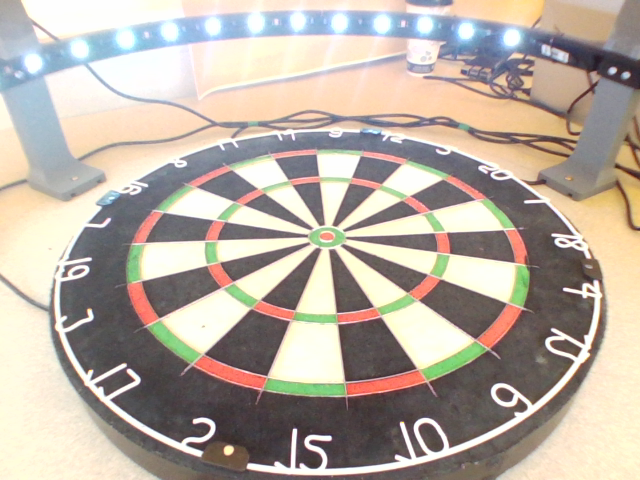
#> input picture Dartboard_1.png, 640 x 480 px, given in place of the camera
$ python Calibration.py   (older library calls are emulated)
#> lines starting #> are read from the running program, lines starting #| are printed output that depends on the picture; after the words box and inside, x2 and y2 are one past the last pixel; in counts of white or black regions, pixels touching at a corner belong together
### VideoCapture.py
# import the necessary packages
from threading import Thread
import cv2
#import cv2.cv as cv  -  ist veraltet

# function call:
# vs = VideoStream(src=0).start()
# frame = vs.read()


class VideoStream:
    def __init__(self, src=0):
        # initialize the video camera stream and read the first frame
        # from the stream
#> called with src = 2
        self.stream = cv2.VideoCapture(src)
        self.stream.set(cv2.CAP_PROP_FRAME_WIDTH, 800)
        self.stream.set(cv2.CAP_PROP_FRAME_HEIGHT, 600)
        (self.grabbed, self.frame) = self.stream.read()
#> self.frame is the input picture: shape (480, 640, 3); mean B, G, R 162.8, 174, 184.4

        # initialize the variable used to indicate if the thread should
        # be stopped
        self.stopped = False

    def start(self):
        # start the thread to read frames from the video stream
        Thread(target=self.update, args=()).start()
        return self

    def update(self):
        # keep looping infinitely until the thread is stopped
        while True:
            # if the thread indicator variable is set, stop the thread
            if self.stopped:
                return

            # otherwise, read the next frame from the stream
            (self.grabbed, self.frame) = self.stream.read()

    def read(self):
        # return the frame most recently read
        return self.grabbed, self.frame

    def stop(self):
        # indicate that the thread should be stopped
        self.stopped = True

### Classes.py
import math
import cv2


DEBUG = True


class Player:
    # [4 lines left out: function __init__, not called in this run]


class GUIDef:
    # [7 lines left out: function __init__, not called in this run]


class DartDef:
    # [6 lines left out: function __init__, not called in this run]


class EllipseDef:
    def __init__(self):
        self.a = -1
        self.b = -1
        self.x = -1
        self.y = -1
        self.angle = -1


#For file IO
class CalibrationData:
    def __init__(self):
        #for perspective transform
        self.top = []
        self.bottom = []
        self.left = []
        self.right = []
        self.points = []
        #radii of the rings, there are 6 in total
        self.ring_radius = [14, 32, 194, 214, 320, 340] #eigener Ringradius einfügen
        self.center_dartboard = (400, 400)  #eigener Mittelpunkt einfügen
        self.sectorangle = 2 * math.pi / 20
        self.dstpoints = []
        self.transformation_matrix = []     #jede Kamera benötigt eigene Transformationsmatrix

### Calibration.py

import cv2                   #open cv2
#import cv2.cv as cv          #open cv
import time
import numpy as np
from threading import Thread
from threading import Event
import sys
import math
import pickle
import os.path
from im2figure import *
from numpy.linalg import inv
from MathFunctions import *
from Classes import *
from Draw import *
from VideoCapture import VideoStream


DEBUG = False

ring_arr = []
winName3 = "hsv image colors?"
winName4 = "Calibration?"
winName5 = "Choose Ring"


def nothing(x):
    pass


# [89 lines left out: functions destinationPoint, transformation, manipulateTransformationPoints, not called in this run]


def autocanny(imCal):
    # apply automatic Canny edge detection using the computed median
    sigma = 0.33
    v = np.median(imCal)
    #lower = int(max(0, (1.0 - sigma) * v))
    #upper = int(min(255, (1.0 + sigma) * v))
    edged = cv2.Canny(imCal, 250, 255)

    return edged


def findEllipse(thresh2, image_proc_img):

    Ellipse = EllipseDef()

    contours, hierarchy = cv2.findContours(thresh2, 1, 2)

    minThresE = 200000/4
    maxThresE = 1000000/4

    ## contourArea threshold important -> make accessible
    for cnt in contours:
        try:  # threshold critical, change on demand?
            if minThresE < cv2.contourArea(cnt) < maxThresE:
                ellipse = cv2.fitEllipse(cnt)
                cv2.ellipse(image_proc_img, ellipse, (0, 255, 0), 2)

                x, y = ellipse[0]
                a, b = ellipse[1]
                angle = ellipse[2]

                center_ellipse = (x, y)

                a = a / 2
                b = b / 2

                cv2.ellipse(image_proc_img, (int(x), int(y)), (int(a), int(b)), int(angle), 0.0, 360.0,
                            cv2.RGB(255, 0, 0))
        # corrupted file
        except:
            print("error")
            return Ellipse, image_proc_img

    Ellipse.a = a
    Ellipse.b = b
    Ellipse.x = x
    Ellipse.y = y
    Ellipse.angle = angle
    return Ellipse, image_proc_img


def findSectorLines(edged, image_proc_img, angleZone1, angleZone2):
    p = []
    intersectp = []
    lines_seg = []
    counter = 0

    # fit line to find intersec point for dartboard center point
    lines = cv2.HoughLines(edged, 1, np.pi / 80, 100, 100)

    ## sector angles important -> make accessible
    for rho, theta in lines[0]:
        # split between horizontal and vertical lines (take only lines in certain range)
        if theta > np.pi / 180 * angleZone1[0] and theta < np.pi / 180 * angleZone1[1]:

            a = np.cos(theta)
            b = np.sin(theta)
            x0 = a * rho
            y0 = b * rho
            x1 = int(x0 + 2000 * (-b))
            y1 = int(y0 + 2000 * (a))
            x2 = int(x0 - 2000 * (-b))
            y2 = int(y0 - 2000 * (a))

            for rho1, theta1 in lines[0]:

                if theta1 > np.pi / 180 * angleZone2[0] and theta1 < np.pi / 180 * angleZone2[1]:

                    a = np.cos(theta1)
                    b = np.sin(theta1)
                    x0 = a * rho1
                    y0 = b * rho1
                    x3 = int(x0 + 2000 * (-b))
                    y3 = int(y0 + 2000 * (a))
                    x4 = int(x0 - 2000 * (-b))
                    y4 = int(y0 - 2000 * (a))

                    if y1 == y2 and y3 == y4:  # Horizontal Lines
                        diff = abs(y1 - y3)
                    elif x1 == x2 and x3 == x4:  # Vertical Lines
                        diff = abs(x1 - x3)
                    else:
                        diff = 0

                    if diff < 200 and diff is not 0:
                        continue

                    cv2.line(image_proc_img, (x1, y1), (x2, y2), (255, 0, 0), 1)
                    cv2.line(image_proc_img, (x3, y3), (x4, y4), (255, 0, 0), 1)

                    p.append((x1, y1))
                    p.append((x2, y2))
                    p.append((x3, y3))
                    p.append((x4, y4))

                    intersectpx, intersectpy = intersectLines(p[counter], p[counter + 1], p[counter + 2],
                                                              p[counter + 3])

                    # consider only intersection close to the center of the image
                    if intersectpx < 200 or intersectpx > 900 or intersectpy < 200 or intersectpy > 900:
                        continue

                    intersectp.append((intersectpx, intersectpy))

                    lines_seg.append([(x1, y1), (x2, y2)])
                    lines_seg.append([(x3, y3), (x4, y4)])

                    cv2.line(image_proc_img, (x1, y1), (x2, y2), (255, 0, 0), 1)
                    cv2.line(image_proc_img, (x3, y3), (x4, y4), (255, 0, 0), 1)

                    # point offset
                    counter = counter + 4

    return lines_seg, image_proc_img


def ellipse2circle(Ellipse):
    angle = (Ellipse.angle) * math.pi / 180
    x = Ellipse.x
    y = Ellipse.y
    a = Ellipse.a
    b = Ellipse.b

    # build transformation matrix http://math.stackexchange.com/questions/619037/circle-affine-transformation
    R1 = np.array([[math.cos(angle), math.sin(angle), 0], [-math.sin(angle), math.cos(angle), 0], [0, 0, 1]])
    R2 = np.array([[math.cos(angle), -math.sin(angle), 0], [math.sin(angle), math.cos(angle), 0], [0, 0, 1]])

    T1 = np.array([[1, 0, -x], [0, 1, -y], [0, 0, 1]])
    T2 = np.array([[1, 0, x], [0, 1, y], [0, 0, 1]])

    D = np.array([[1, 0, 0], [0, a / b, 0], [0, 0, 1]])

    M = T2.dot(R2.dot(D.dot(R1.dot(T1))))

    return M


def getEllipseLineIntersection(Ellipse, M, lines_seg):
    center_ellipse = (Ellipse.x, Ellipse.y)
    circle_radius = Ellipse.a
    M_inv = np.linalg.inv(M)

    # find line circle intersection and use inverse transformation matrix to transform it back to the ellipse
    intersectp_s = []
    for lin in lines_seg:
        line_p1 = M.dot(np.transpose(np.hstack([lin[0], 1])))
        line_p2 = M.dot(np.transpose(np.hstack([lin[1], 1])))
        inter1, inter_p1, inter2, inter_p2 = intersectLineCircle(np.asarray(center_ellipse), circle_radius,
                                                                 np.asarray(line_p1), np.asarray(line_p2))
        if inter1:
            inter_p1 = M_inv.dot(np.transpose(np.hstack([inter_p1, 1])))
            if inter2:
                inter_p2 = M_inv.dot(np.transpose(np.hstack([inter_p2, 1])))
                intersectp_s.append(inter_p1)
                intersectp_s.append(inter_p2)

    return intersectp_s


def getTransformationPoints(image_proc_img, mount):

#> called with mount = 'right'
    imCalHSV = cv2.cvtColor(image_proc_img, cv2.COLOR_BGR2HSV)
#> imCalHSV: shape (480, 640, 3); mean H, S, V 54.8, 41.6, 189.7
    kernel = np.ones((5, 5), np.float32) / 25
    blur = cv2.filter2D(imCalHSV, -1, kernel)
#> blur: shape (480, 640, 3); mean H, S, V 54.8, 41.6, 189.7
    h, s, imCal = cv2.split(blur)
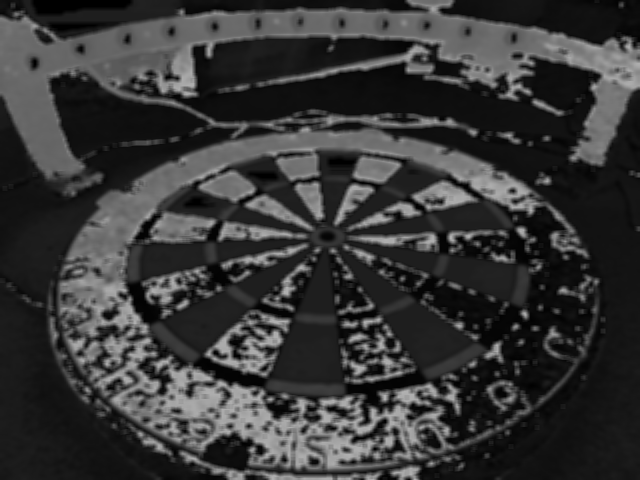
#> h: shape (480, 640); min 0, max 177, mean 54.8
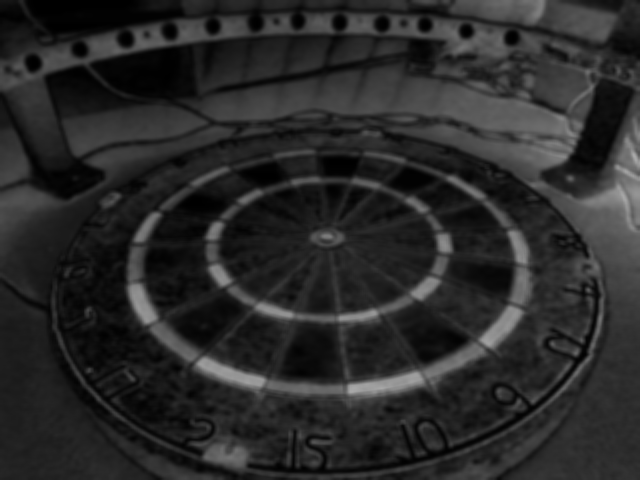
#> s: shape (480, 640); min 0, max 170, mean 41.6
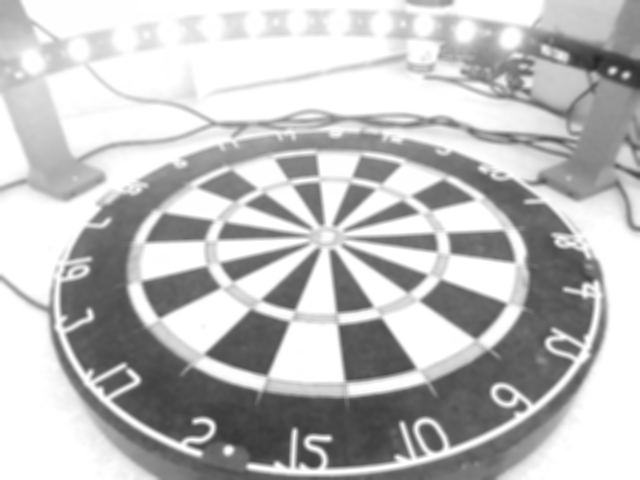
#> imCal: shape (480, 640); min 39, max 255, mean 189.7

    ## threshold important -> make accessible
    #ret, thresh = cv2.threshold(imCal, 140, 255, cv2.THRESH_BINARY_INV)
    ret, thresh = cv2.threshold(imCal, 0, 255, cv2.THRESH_BINARY + cv2.THRESH_OTSU)
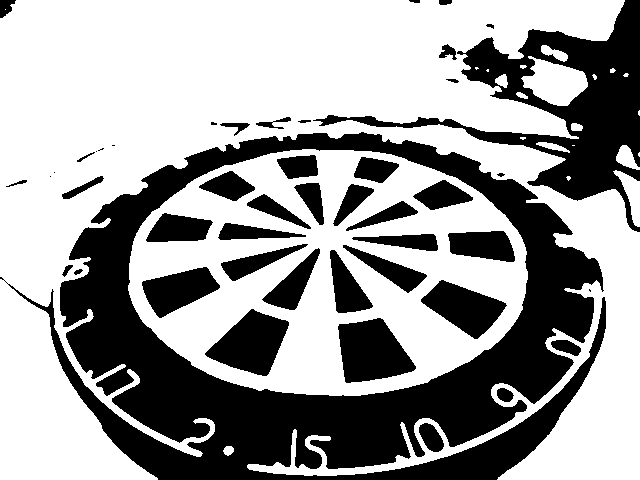
#> thresh: shape (480, 640); 61.9% white; 47 black regions (7 under 20 px), largest, box (x1, y1, x2, y2) and area: (0, 132, 606, 480) 69295, (313, 0, 640, 232) 17762, (338, 318, 416, 383) 3516
#> ret = 174

    ## kernel size important -> make accessible
    # very important -> removes lines outside the outer ellipse -> find ellipse
    kernel = np.ones((5, 5), np.uint8)
    thresh2 = cv2.morphologyEx(thresh, cv2.MORPH_CLOSE, kernel)
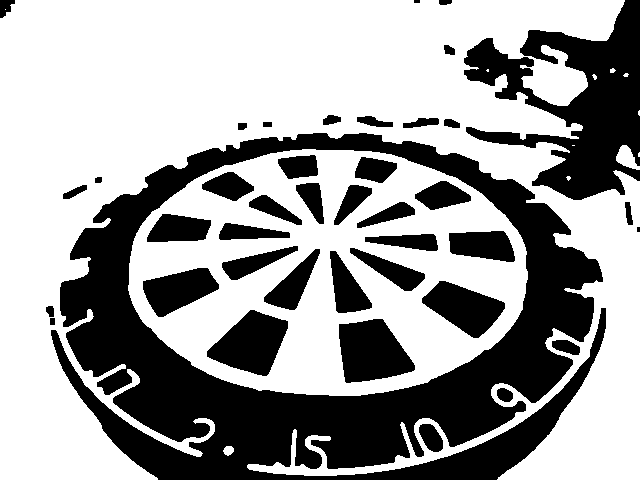
#> thresh2: shape (480, 640); 62.7% white; 41 black regions (2 under 20 px)
    cv2.imshow("thresh2", thresh2)

    # find enclosing ellipse
    Ellipse, image_proc_img = findEllipse(thresh2, image_proc_img)
#> in findEllipse, `contours, hierarchy = cv2.findContours(thresh2, 1, 2)`: contours = 48 contours, 9 with area under 20; largest, box (x1, y1, x2, y2) and area: (0, 0, 640, 480) 140176, (128, 149, 528, 396) 77671, (338, 318, 416, 384) 3616, (206, 309, 289, 377) 3354, (421, 280, 506, 339) 2745
#> the loop in findEllipse, `for cnt in contours:` made 32 passes
#> (ellipse, x, y, a, b, angle) on pass 32: (((327.5, 272.8), (247.1, 401.4), 90.24), 327.5, 272.8, 123.5, 200.7, 90.24)
#> (printed output is left out)
#> after the loop in findEllipse, `for cnt in contours:`:
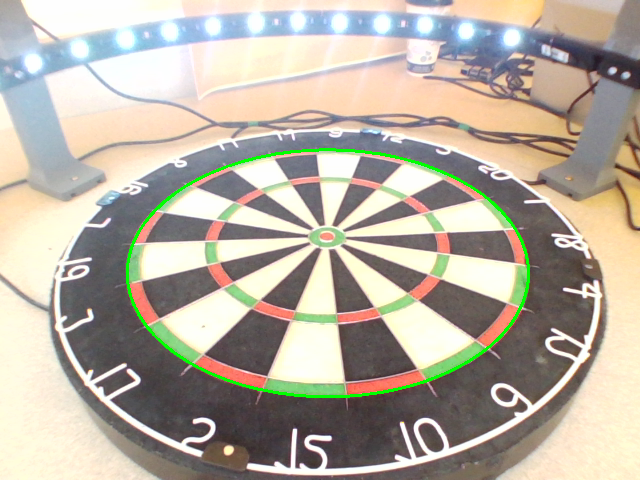
#> image_proc_img: shape (480, 640, 3); 1.02% of pixels changed, all inside (x1, y1, x2, y2) = (126, 148, 530, 398)

    # return the edged image
    edged = autocanny(thresh2)  # imCal
#> in autocanny, `v = np.median(imCal)`: v = 255
#> in autocanny, `edged = cv2.Canny(imCal, 250, 255)`:
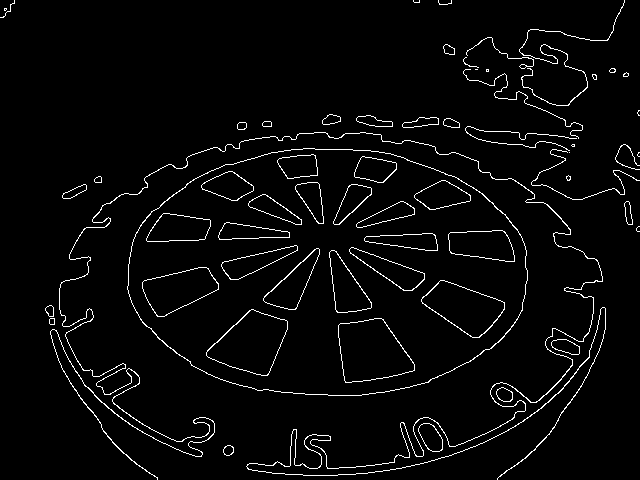
#> edged: shape (480, 640); 3.3% white in thin lines or dots
    cv2.imshow("test", edged)

    # find 2 sector lines -> horizontal and vertical sector line -> make angles accessible? with slider?
    if mount == "right":
        angleZone1 = (Ellipse.angle - 5, Ellipse.angle + 5)
#> angleZone1 = (-6, 4)
        angleZone2 = (Ellipse.angle - 100, Ellipse.angle - 80)
#> angleZone2 = (-101, -81)
        lines_seg, image_proc_img = findSectorLines(edged, image_proc_img, angleZone1, angleZone2)
#> in findSectorLines, `lines = cv2.HoughLines(edged, 1, np.pi / 80, 100, 100)`: lines = [[397, 0.825]]
#> the loop in findSectorLines, `for rho, theta in lines[0]:` made 1 pass
#> after the loop in findSectorLines, `for rho, theta in lines[0]:`: counter = 0; intersectp = []
#> lines_seg = []
    else:
        lines_seg, image_proc_img = findSectorLines(edged, image_proc_img, angleZone1=(80, 120), angleZone2=(30, 40))

    cv2.imshow("test4", image_proc_img)

    # ellipse 2 circle transformation to find intersection points -> source points for transformation
    M = ellipse2circle(Ellipse)
#> M = [[1, 5.92e-19, 0], [5.92e-19, 1, 0], [0, 0, 1]]
    intersectp_s = getEllipseLineIntersection(Ellipse, M, lines_seg)
#> in getEllipseLineIntersection, `M_inv = np.linalg.inv(M)`: M_inv = [[1, -5.92e-19, 0], [-5.92e-19, 1, 0], [0, 0, 1]]
#> after the loop in getEllipseLineIntersection, `for lin in lines_seg:`: intersectp_s = []
#> intersectp_s = []

    source_points = []

    try:
        new_intersect = np.mean(([intersectp_s[0],intersectp_s[4]]), axis=0, dtype=np.float32)
        source_points.append(new_intersect) # top
        new_intersect = np.mean(([intersectp_s[1], intersectp_s[5]]), axis=0, dtype=np.float32)
        source_points.append(new_intersect) # bottom
        new_intersect = np.mean(([intersectp_s[2], intersectp_s[6]]), axis=0, dtype=np.float32)
        source_points.append(new_intersect) # left
        new_intersect = np.mean(([intersectp_s[3], intersectp_s[7]]), axis=0, dtype=np.float32)
        source_points.append(new_intersect) # right
    except:
        pointarray = np.array(intersectp_s)
#> pointarray = empty array
#> (the run stopped early here; a loop or call above may not have finished)

$ run again, on Dartboard_2.png
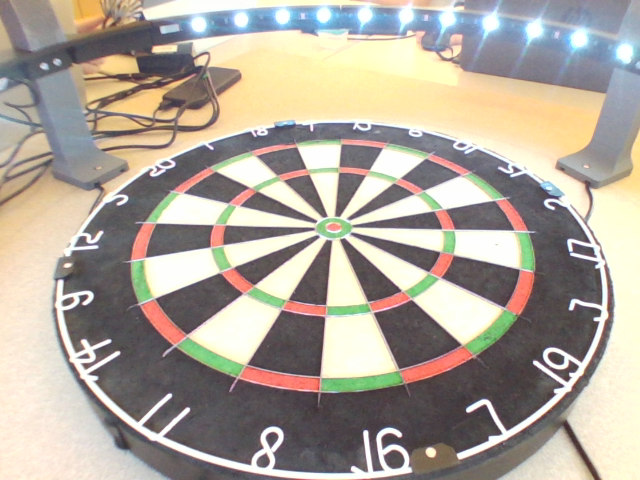
#> input picture Dartboard_2.png, 640 x 480 px, given in place of the camera
#> in __init__, self.frame is the input picture: shape (480, 640, 3); mean B, G, R 154.7, 166.1, 174.4
#> imCalHSV: shape (480, 640, 3); mean H, S, V 69.2, 40.5, 180.3
#> blur: shape (480, 640, 3); mean H, S, V 69.2, 40.4, 180.3
#> in getTransformationPoints, `ret, thresh = cv2.threshold(imCal, 0, 255, cv2.THRESH_BINARY + cv2.THR..`:
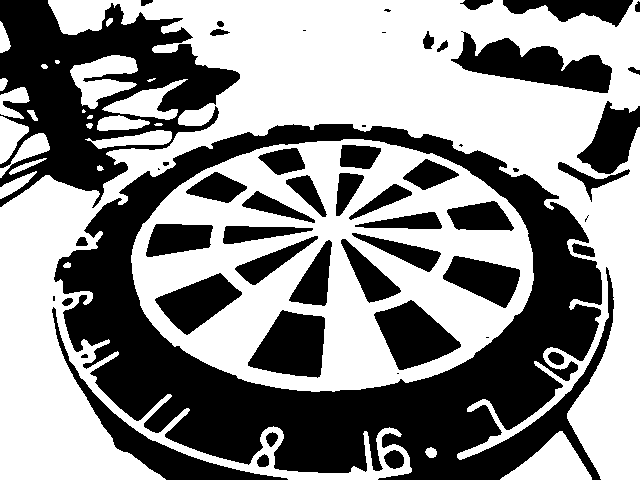
#> thresh: shape (480, 640); 55.7% white; 55 black regions (11 under 20 px), largest, box (x1, y1, x2, y2) and area: (54, 124, 614, 480) 68415, (0, 0, 240, 208) 22806, (451, 31, 612, 93) 4790
#> ret = 173
#> thresh2: shape (480, 640); 56.7% white; 48 black regions
#> contours = 52 contours, 3 with area under 20; largest, box (x1, y1, x2, y2) and area: (0, 0, 640, 480) 119718, (131, 139, 534, 392) 79272, (456, 33, 613, 94) 4959, (248, 310, 326, 378) 3782, (374, 300, 461, 371) 3568
#> the loop in findEllipse, `for cnt in contours:` made 37 passes
#> (ellipse, x, y, a, b, angle) on pass 37: (((333.1, 265.3), (251.2, 402.8), 89.29), 333.1, 265.3, 125.6, 201.4, 89.29)
#> (printed output is left out)
#> v = 255
#> in autocanny, `edged = cv2.Canny(imCal, 250, 255)`:
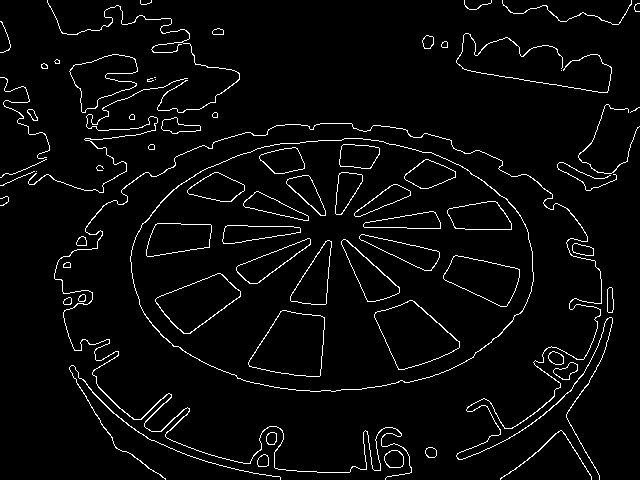
#> edged: shape (480, 640); 3.8% white in thin lines or dots
#> angleZone1 = (-6, 4)
#> angleZone2 = (-101, -81)
#> lines = [[276, 1.41], [-60, 2.32], [380, 0.942], [337, 1.18], [67, 2], [-207, 2.71]]
#> the loop in findSectorLines, `for rho, theta in lines[0]:` made 1 pass
#> after the loop in findSectorLines, `for rho, theta in lines[0]:`: counter = 0; intersectp = []
#> M = [[1, 5.92e-19, 0], [5.92e-19, 1, 0], [0, 0, 1]]
#> M_inv = [[1, -5.92e-19, 0], [-5.92e-19, 1, 0], [0, 0, 1]]
#> after the loop in getEllipseLineIntersection, `for lin in lines_seg:`: intersectp_s = []
#> pointarray = empty array
